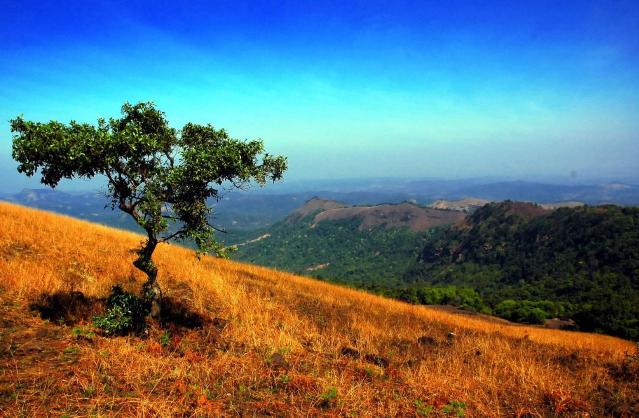
#> input picture goruntuleri_karistirmak/img1.JPG, 1278 x 836 px, found by its file name (shown at 1/2 size)
$ python goruntuleri_karistirmak.py
#> lines starting #> are read from the running program, lines starting #| are printed output that depends on the picture
import cv2
import matplotlib.pyplot as plt

# resimleri okuma
img1 = cv2.imread("img1.jpg")
#> img1 is the input picture: shape (836, 1278, 3); mean B, G, R 118.6, 113.4, 96
img1 = cv2.cvtColor(img1, cv2.COLOR_BGR2RGB)
img2 = cv2.imread("img2.jpg")
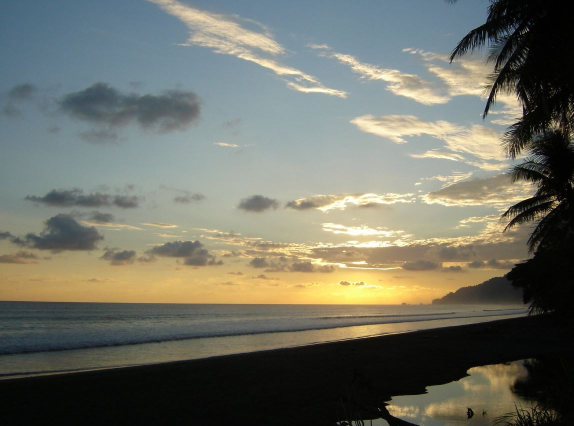
#> input picture goruntuleri_karistirmak/img2.JPG, 1147 x 852 px, found by its file name (shown at 1/2 size)
#> img2 is the input picture: shape (852, 1147, 3); mean B, G, R 102.2, 113.4, 112
img2 = cv2.cvtColor(img2, cv2.COLOR_BGR2RGB)

# [4 lines of commented-out code are left out]

print(img1.shape)
#| (836, 1278, 3)
print(img2.shape)
#| (852, 1147, 3)

img1 = cv2.resize(img1, (500, 500))
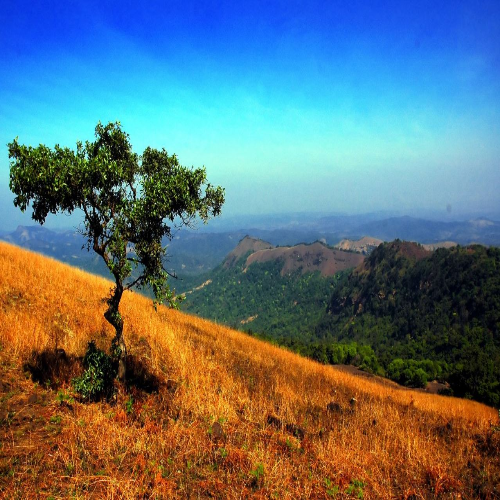
#> img1: shape (500, 500, 3); mean R, G, B 95.9, 113.3, 118.5
img2 = cv2.resize(img2, (500, 500))
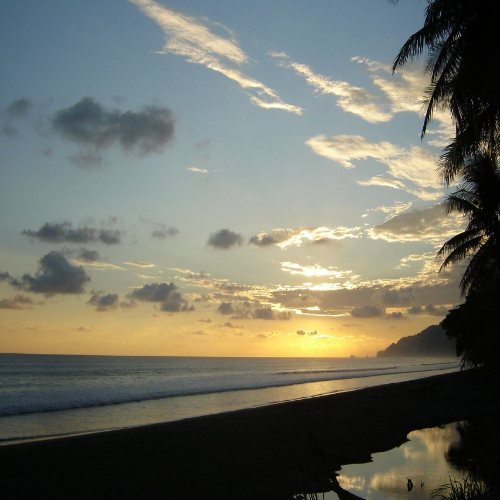
#> img2: shape (500, 500, 3); mean R, G, B 111.9, 113.4, 102.2

print(img1.shape)
#| (500, 500, 3)
print(img2.shape)
#| (500, 500, 3)

# [7 lines of commented-out code are left out]

blended = cv2.addWeighted(img1, 0.3, img2, 0.5, 150)
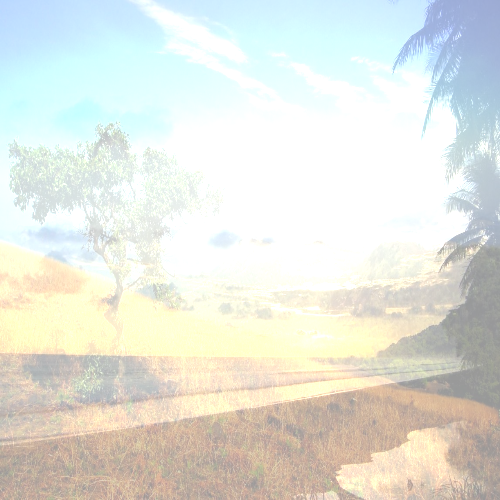
#> blended: shape (500, 500, 3); mean R, G, B 226.4, 228.7, 220.7

plt.figure()
plt.imshow(blended)
